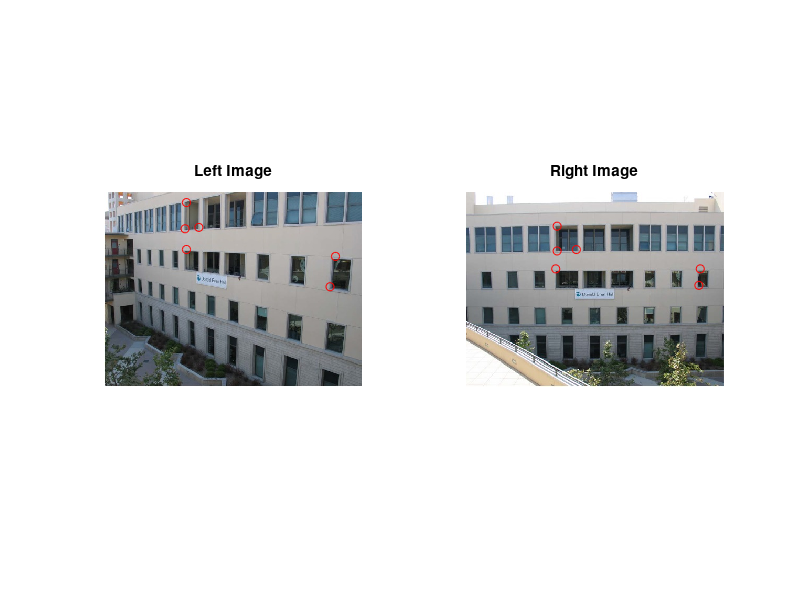

Write MATLAB code to recreate this figure.
clear all;
close all;
clc;
load t2.mat;
figure;
a = [1,3,5,7,9,11];
b = [2,4,6,8,10,12];

subplot(1,2,1);
imshow(im_left);
title('Left Image');
hold on;
plot(x(a),y(a),'ro');

subplot(1,2,2);
imshow(im_right);
title('Right Image');
hold on;
plot(x(b),y(b),'ro');
